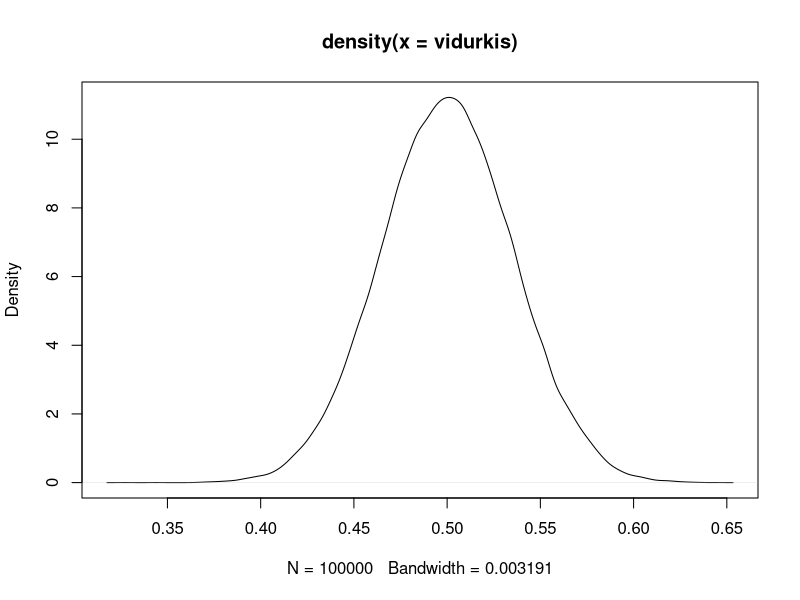

Recreate this plot in R.
## ---- chunk 1
b <- 100000
a <- 100
vidurkis <- replicate(b, mean(rbeta(a, 0.5, 0.5)))
plot(density(vidurkis))

